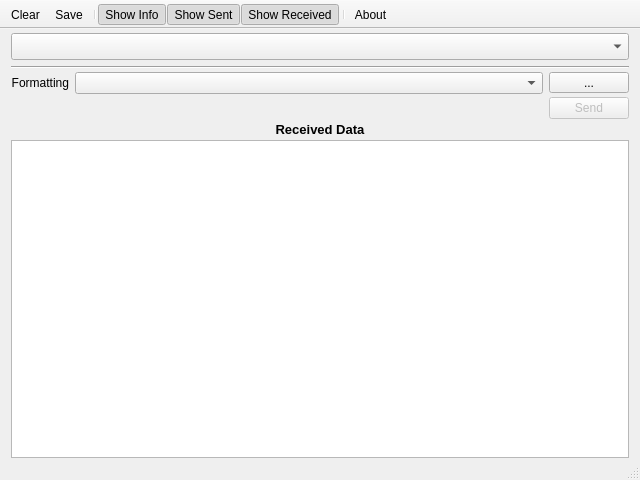
<?xml version="1.0" encoding="UTF-8"?>
<ui version="4.0">
 <class>MainWindow</class>
 <widget class="QMainWindow" name="MainWindow">
  <property name="geometry">
   <rect>
    <x>0</x>
    <y>0</y>
    <width>640</width>
    <height>480</height>
   </rect>
  </property>
  <property name="windowTitle">
   <string/>
  </property>
  <property name="windowIcon">
   <iconset resource="../res/resources.qrc">
    <normaloff>:/appicon32w.png</normaloff>:/appicon32w.png</iconset>
  </property>
  <widget class="QWidget" name="centralWidget">
   <layout class="QGridLayout" name="gridLayout">
    <property name="topMargin">
     <number>4</number>
    </property>
    <property name="bottomMargin">
     <number>0</number>
    </property>
    <property name="verticalSpacing">
     <number>3</number>
    </property>
    <item row="9" column="0" colspan="3">
     <widget class="QLabel" name="lblReceivedData">
      <property name="font">
       <font>
        <pointsize>10</pointsize>
        <weight>75</weight>
        <bold>true</bold>
       </font>
      </property>
      <property name="text">
       <string>Received Data</string>
      </property>
      <property name="alignment">
       <set>Qt::AlignCenter</set>
      </property>
     </widget>
    </item>
    <item row="6" column="0" colspan="2">
     <widget class="QStackedWidget" name="stackedData">
      <property name="sizePolicy">
       <sizepolicy hsizetype="Expanding" vsizetype="Fixed">
        <horstretch>0</horstretch>
        <verstretch>0</verstretch>
       </sizepolicy>
      </property>
     </widget>
    </item>
    <item row="5" column="1">
     <widget class="QComboBox" name="cmbDataSelect">
      <property name="sizePolicy">
       <sizepolicy hsizetype="Expanding" vsizetype="Fixed">
        <horstretch>0</horstretch>
        <verstretch>0</verstretch>
       </sizepolicy>
      </property>
     </widget>
    </item>
    <item row="6" column="2" rowspan="3">
     <widget class="QPushButton" name="btnSend">
      <property name="enabled">
       <bool>false</bool>
      </property>
      <property name="sizePolicy">
       <sizepolicy hsizetype="Maximum" vsizetype="Minimum">
        <horstretch>0</horstretch>
        <verstretch>0</verstretch>
       </sizepolicy>
      </property>
      <property name="text">
       <string>Send</string>
      </property>
     </widget>
    </item>
    <item row="5" column="0">
     <widget class="QLabel" name="label">
      <property name="sizePolicy">
       <sizepolicy hsizetype="Fixed" vsizetype="Preferred">
        <horstretch>0</horstretch>
        <verstretch>0</verstretch>
       </sizepolicy>
      </property>
      <property name="text">
       <string>Formatting</string>
      </property>
      <property name="alignment">
       <set>Qt::AlignRight|Qt::AlignTrailing|Qt::AlignVCenter</set>
      </property>
     </widget>
    </item>
    <item row="1" column="0" colspan="3">
     <widget class="QStackedWidget" name="stackedWidget">
      <property name="sizePolicy">
       <sizepolicy hsizetype="Preferred" vsizetype="Fixed">
        <horstretch>0</horstretch>
        <verstretch>0</verstretch>
       </sizepolicy>
      </property>
      <property name="currentIndex">
       <number>-1</number>
      </property>
     </widget>
    </item>
    <item row="4" column="0" colspan="3">
     <widget class="Line" name="line">
      <property name="orientation">
       <enum>Qt::Horizontal</enum>
      </property>
     </widget>
    </item>
    <item row="0" column="0" colspan="3">
     <widget class="QComboBox" name="cmbModeSelect">
      <property name="font">
       <font>
        <pointsize>12</pointsize>
        <weight>75</weight>
        <bold>true</bold>
       </font>
      </property>
     </widget>
    </item>
    <item row="10" column="0" colspan="3">
     <widget class="QTableViewCopy" name="tableView">
      <property name="editTriggers">
       <set>QAbstractItemView::NoEditTriggers</set>
      </property>
      <property name="alternatingRowColors">
       <bool>true</bool>
      </property>
      <attribute name="horizontalHeaderStretchLastSection">
       <bool>true</bool>
      </attribute>
      <attribute name="verticalHeaderVisible">
       <bool>false</bool>
      </attribute>
     </widget>
    </item>
    <item row="5" column="2">
     <widget class="QToolButton" name="toolBtnAutoSend">
      <property name="sizePolicy">
       <sizepolicy hsizetype="Minimum" vsizetype="Fixed">
        <horstretch>0</horstretch>
        <verstretch>0</verstretch>
       </sizepolicy>
      </property>
      <property name="minimumSize">
       <size>
        <width>20</width>
        <height>20</height>
       </size>
      </property>
      <property name="text">
       <string>...</string>
      </property>
     </widget>
    </item>
   </layout>
  </widget>
  <widget class="QStatusBar" name="statusBar"/>
  <widget class="QToolBar" name="toolBar">
   <property name="windowTitle">
    <string>toolBar</string>
   </property>
   <property name="movable">
    <bool>false</bool>
   </property>
   <property name="floatable">
    <bool>false</bool>
   </property>
   <attribute name="toolBarArea">
    <enum>TopToolBarArea</enum>
   </attribute>
   <attribute name="toolBarBreak">
    <bool>false</bool>
   </attribute>
   <addaction name="actionClear"/>
   <addaction name="actionSave"/>
   <addaction name="separator"/>
   <addaction name="actionShow_Info"/>
   <addaction name="actionShow_Sent"/>
   <addaction name="actionShow_Received"/>
   <addaction name="separator"/>
   <addaction name="actionAbout"/>
  </widget>
  <action name="actionSave">
   <property name="icon">
    <iconset resource="../res/resources.qrc">
     <normaloff>:/filesave.png</normaloff>:/filesave.png</iconset>
   </property>
   <property name="text">
    <string>Save</string>
   </property>
   <property name="shortcut">
    <string>Ctrl+S</string>
   </property>
  </action>
  <action name="actionClear">
   <property name="icon">
    <iconset resource="../res/resources.qrc">
     <normaloff>:/filenew.png</normaloff>:/filenew.png</iconset>
   </property>
   <property name="text">
    <string>Clear</string>
   </property>
   <property name="toolTip">
    <string>Clear history</string>
   </property>
  </action>
  <action name="actionShow_Sent">
   <property name="checkable">
    <bool>true</bool>
   </property>
   <property name="checked">
    <bool>true</bool>
   </property>
   <property name="enabled">
    <bool>true</bool>
   </property>
   <property name="icon">
    <iconset resource="../res/resources.qrc">
     <normaloff>:/sent_off.png</normaloff>
     <normalon>:/sent.png</normalon>:/sent_off.png</iconset>
   </property>
   <property name="text">
    <string>Show Sent</string>
   </property>
  </action>
  <action name="actionAbout">
   <property name="icon">
    <iconset resource="../res/resources.qrc">
     <normaloff>:/help.png</normaloff>:/help.png</iconset>
   </property>
   <property name="text">
    <string>About</string>
   </property>
   <property name="shortcut">
    <string>F1</string>
   </property>
  </action>
  <action name="actionShow_Received">
   <property name="checkable">
    <bool>true</bool>
   </property>
   <property name="checked">
    <bool>true</bool>
   </property>
   <property name="enabled">
    <bool>true</bool>
   </property>
   <property name="icon">
    <iconset resource="../res/resources.qrc">
     <normaloff>:/received_off.png</normaloff>
     <normalon>:/received.png</normalon>:/received_off.png</iconset>
   </property>
   <property name="text">
    <string>Show Received</string>
   </property>
   <property name="toolTip">
    <string>Show Received</string>
   </property>
  </action>
  <action name="actionShow_Info">
   <property name="checkable">
    <bool>true</bool>
   </property>
   <property name="checked">
    <bool>true</bool>
   </property>
   <property name="enabled">
    <bool>true</bool>
   </property>
   <property name="icon">
    <iconset resource="../res/resources.qrc">
     <normaloff>:/info_off.png</normaloff>
     <normalon>:/info.png</normalon>:/info_off.png</iconset>
   </property>
   <property name="text">
    <string>Show Info</string>
   </property>
   <property name="toolTip">
    <string>Show Info</string>
   </property>
  </action>
  <action name="actionAutoSend">
   <property name="checkable">
    <bool>true</bool>
   </property>
   <property name="icon">
    <iconset resource="../res/resources.qrc">
     <normaloff>:/autosend_off.png</normaloff>
     <normalon>:/autosend.png</normalon>:/autosend_off.png</iconset>
   </property>
   <property name="text">
    <string>Auto Send</string>
   </property>
   <property name="toolTip">
    <string>Automatically send data on double-click</string>
   </property>
  </action>
 </widget>
 <layoutdefault spacing="6" margin="11"/>
 <customwidgets>
  <customwidget>
   <class>QTableViewCopy</class>
   <extends>QTableView</extends>
   <header>qtableviewcopy.h</header>
  </customwidget>
 </customwidgets>
 <resources>
  <include location="../res/resources.qrc"/>
 </resources>
 <connections>
  <connection>
   <sender>cmbModeSelect</sender>
   <signal>currentIndexChanged(int)</signal>
   <receiver>stackedWidget</receiver>
   <slot>setCurrentIndex(int)</slot>
   <hints>
    <hint type="sourcelabel">
     <x>50</x>
     <y>62</y>
    </hint>
    <hint type="destinationlabel">
     <x>31</x>
     <y>65</y>
    </hint>
   </hints>
  </connection>
 </connections>
</ui>
